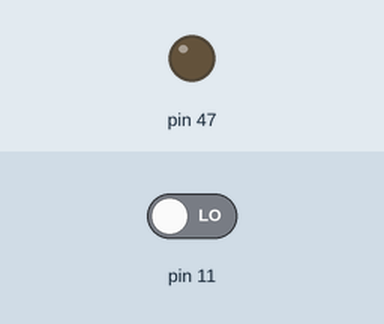
This sketch was run on a simulated Arduino Mega 2560, built with avr-gcc and run on an emulated ATmega2560. On the bench: output pins drawn as LEDs (lit = HIGH). Inputs (shaded band) come from the test bench; at power-on: pin 11 LOW.

Above: at 1.2 s.
1.3 s: pin 11 driven HIGH
At 2.2 s:
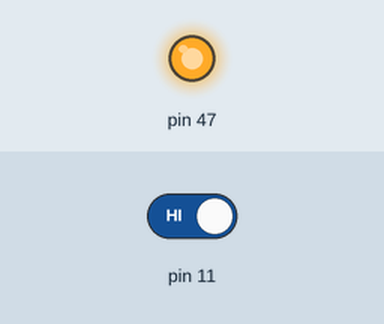
2.8 s: pin 11 driven LOW
At 3.3 s:
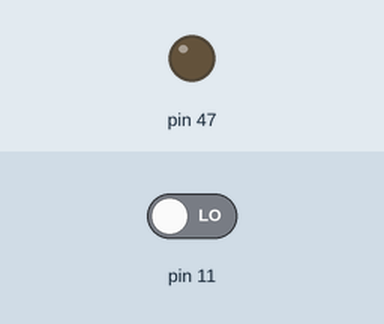
Timing chart, 0 to 5.8 s (numbered marks = the images above; inputs shaded):
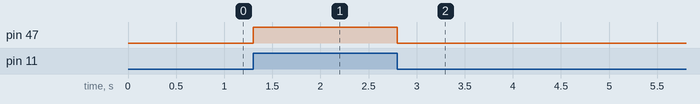

Measured:
- after the input at 1.3 s, pin 47: LOW → HIGH at once
- after the input at 2.8 s, pin 47: HIGH → LOW at once

The sketch:

io_input.ino
```cpp
void setup() {
  pinMode(11, INPUT);
  pinMode(47, OUTPUT);
}

void loop() {
  int state = digitalRead(11);
  digitalWrite(47, state);
}
```
